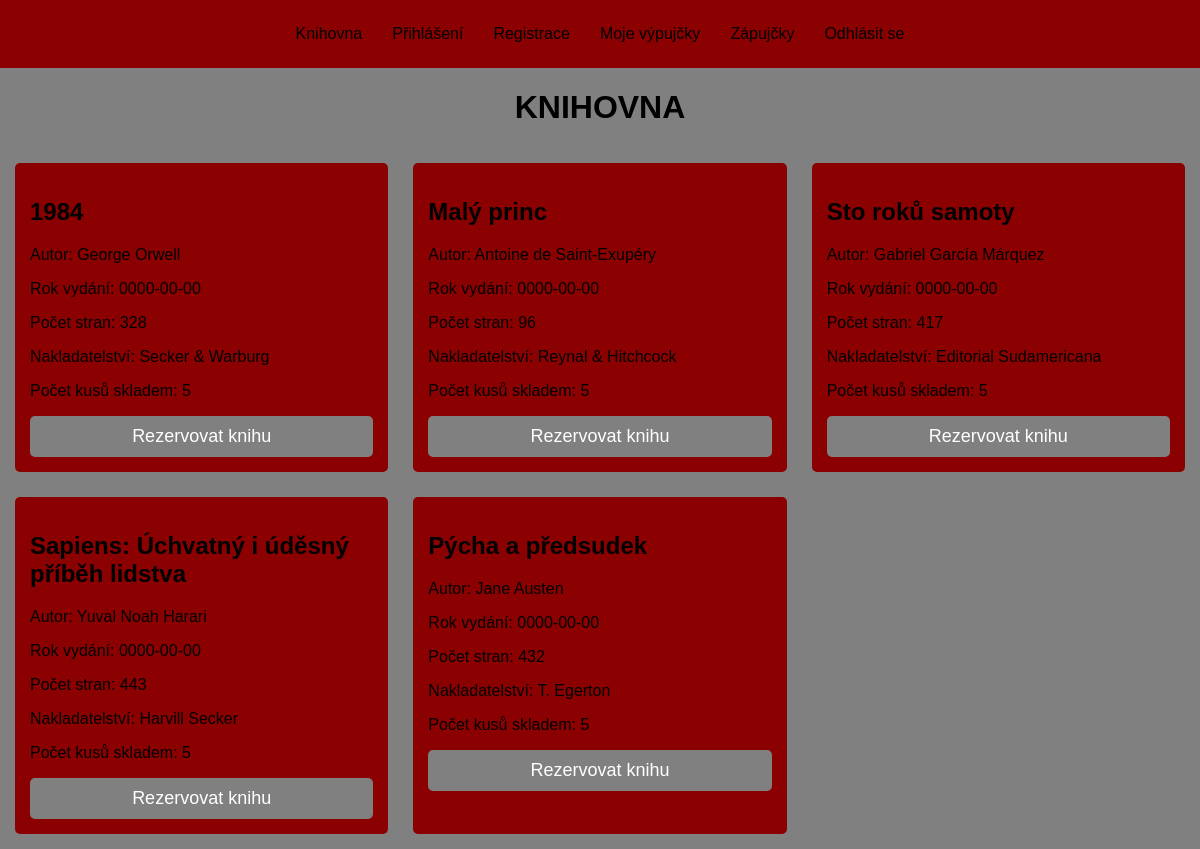
Before: / with the older database file.
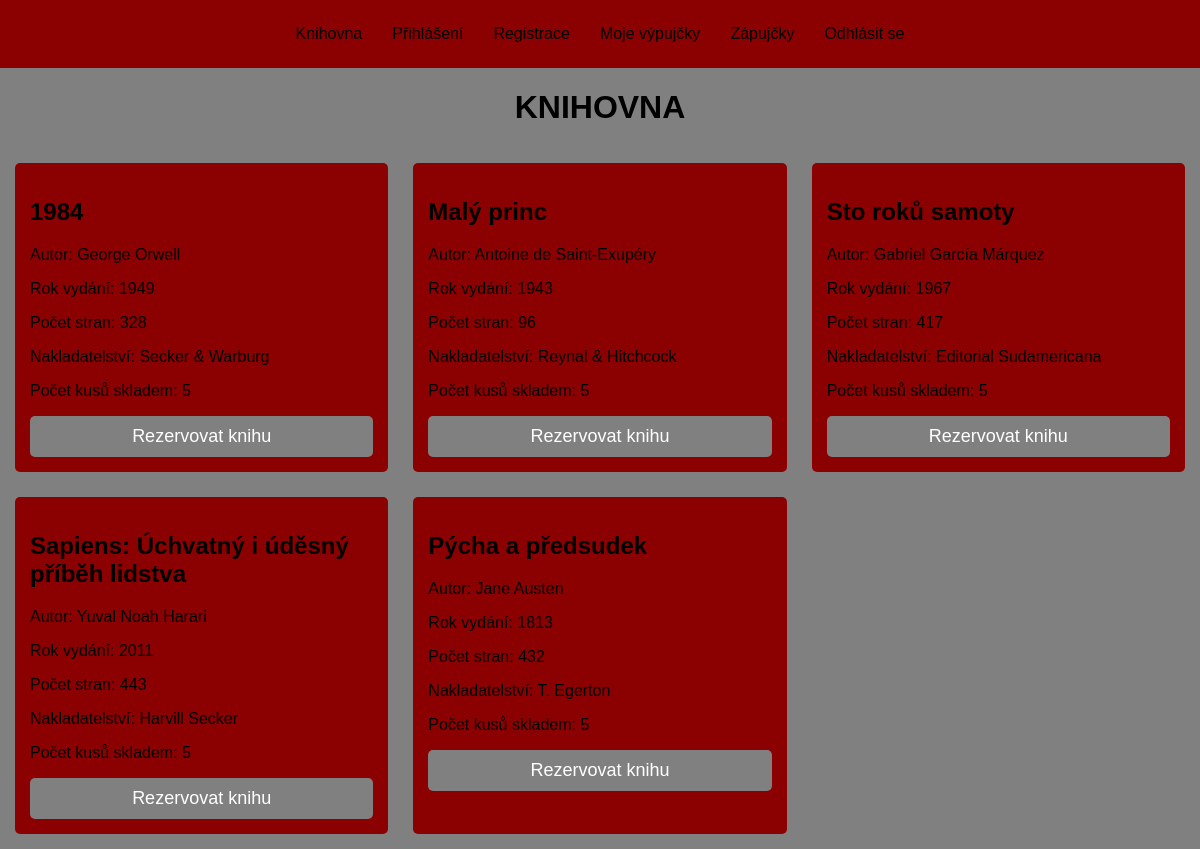
After: the same page with the newer database file.
### tables this page shows
CREATE TABLE knihy (
    id INT AUTO_INCREMENT PRIMARY KEY,
    nazev VARCHAR(200) NOT NULL,
    autor VARCHAR(100) NOT NULL,
    datum_vydani VARCHAR(4) NOT NULL,
    pocet_stran INT NOT NULL,
    nakladatelstvi VARCHAR(200) NOT NULL,
    pocet_kusu INT DEFAULT 5,
    dostupnost BOOLEAN DEFAULT TRUE
);

### index.php (the view, shortened to what this page needs)
<?php
require 'db.php';
?>
<!DOCTYPE html>
<html lang="en">
<head>
    <link rel="stylesheet" href="css/styles.css">
</head>
<body>
<?php
require_once "layout/header.php";
?>
<h1>KNIHOVNA</h1>
<?php
$sql = "SELECT id, nazev, autor, datum_vydani, pocet_stran, nakladatelstvi, pocet_kusu FROM knihy";
$sqlstat = mysqli_query($conn, $sql);
if ($sqlstat && mysqli_num_rows($sqlstat) > 0) {
    echo "<div class='knihy_container'>";
    while ($row = mysqli_fetch_assoc($sqlstat)) {
        echo "<div class='knihy'>";
        echo "<h2>" . $row['nazev'] . "</h2>";
        echo "<p>Autor: " . $row['autor'] . "</p>";
        echo "<p>Rok vydání: " . $row['datum_vydani'] . "</p>";
        echo "<p>Počet stran: " . $row['pocet_stran'] . "</p>";
        echo "<p>Nakladatelství: " . $row['nakladatelstvi'] . "</p>";
        echo "<p>Počet kusů skladem: " . $row['pocet_kusu'] . "</p>";
        echo "<form action='index.php' method='POST'>";
        echo "<input type='submit' name='borrow_bk' value='Rezervovat knihu'>";
        echo "</form>";
        echo "</div>";
    }
    echo "</div>";
}
?>
</body>
</html>

### layout/header.php (shortened to what this page needs)
<!DOCTYPE html>
<html lang="en">
<head>
    <link rel="stylesheet" href="css/styles.css">
</head>
<body>
<nav class="menu">
<ul>
<span><li><a href="index.php">Knihovna</a></li></span>
<span><li><a href="login.php">Přihlášení</a></li></span>
<span><li><a href="reg.php">Registrace</a></li></span>
<span><li><a href="borrow.php">Moje výpujčky</a></li></span>
<span><li><a href="admin.php">Zápujčky</a></li></span>
<span><li><a href="logout.php">Odhlásit se</a></li></span>
</ul>
</nav>
</body>
</html>

### css/styles.css (style rules this page uses)
body { background-color: gray; font-family: Arial, sans-serif; margin: 0; display: flex; text-align: center; flex-direction: column; align-items: center; }
.menu { width: 100%; }
.menu ul { background-color: darkred; padding: 10px; margin: 0; display: flex; justify-content: center; list-style: none; }
.menu span a { color: black; text-align: center; display: block; padding: 15px; text-decoration: none; }
.knihy_container { display: grid; grid-template-columns: repeat(3, 1fr); gap: 25px; margin: auto; padding: 15px; }
.knihy { background-color: darkred; border: 2px black; border-radius: 5px; text-align: left; padding: 15px; }
input[type="submit"] { width: 100%; padding: 10px; background: gray; color: white; border: none; border-radius: 5px; font-size: 18px; cursor: pointer; transition: 0.3s; }
a { color: red; text-decoration: none; }

Changed rows visible on the page:
changed knihy "George Orwell": datum_vydani "0000-00-00" → "1949"
changed knihy "Malý princ": datum_vydani "0000-00-00" → "1943"
changed knihy "Sto roků samoty": datum_vydani "0000-00-00" → "1967"
changed knihy "Sapiens: Úchvatný i úděsný příběh lidstva": datum_vydani "0000-00-00" → "2011"
changed knihy "Pýcha a předsudek": datum_vydani "0000-00-00" → "1813"
